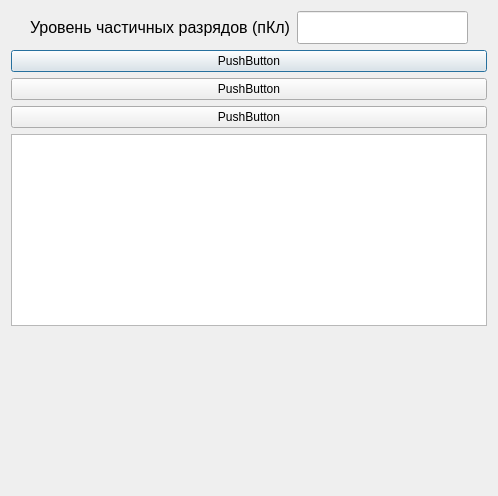
<?xml version="1.0" encoding="UTF-8"?>
<ui version="4.0">
 <class>Dialog</class>
 <widget class="QDialog" name="Dialog">
  <property name="geometry">
   <rect>
    <x>0</x>
    <y>0</y>
    <width>498</width>
    <height>496</height>
   </rect>
  </property>
  <property name="windowTitle">
   <string>Dialog</string>
  </property>
  <layout class="QVBoxLayout" name="verticalLayout">
   <item>
    <layout class="QHBoxLayout" name="horizontalLayout">
     <item>
      <spacer name="horizontalSpacer">
       <property name="orientation">
        <enum>Qt::Horizontal</enum>
       </property>
       <property name="sizeHint" stdset="0">
        <size>
         <width>40</width>
         <height>20</height>
        </size>
       </property>
      </spacer>
     </item>
     <item>
      <widget class="QLabel" name="label">
       <property name="font">
        <font>
         <pointsize>12</pointsize>
        </font>
       </property>
       <property name="text">
        <string>Уровень частичных разрядов (пКл)</string>
       </property>
      </widget>
     </item>
     <item>
      <widget class="QLineEdit" name="lineEdit">
       <property name="font">
        <font>
         <pointsize>16</pointsize>
        </font>
       </property>
      </widget>
     </item>
     <item>
      <spacer name="horizontalSpacer_2">
       <property name="orientation">
        <enum>Qt::Horizontal</enum>
       </property>
       <property name="sizeHint" stdset="0">
        <size>
         <width>40</width>
         <height>20</height>
        </size>
       </property>
      </spacer>
     </item>
    </layout>
   </item>
   <item>
    <widget class="QPushButton" name="pushButton">
     <property name="text">
      <string>PushButton</string>
     </property>
    </widget>
   </item>
   <item>
    <widget class="QPushButton" name="pushButton_2">
     <property name="text">
      <string>PushButton</string>
     </property>
    </widget>
   </item>
   <item>
    <widget class="QPushButton" name="pushButton_3">
     <property name="text">
      <string>PushButton</string>
     </property>
    </widget>
   </item>
   <item>
    <widget class="QTableView" name="tableView"/>
   </item>
   <item>
    <spacer name="verticalSpacer">
     <property name="orientation">
      <enum>Qt::Vertical</enum>
     </property>
     <property name="sizeHint" stdset="0">
      <size>
       <width>20</width>
       <height>40</height>
      </size>
     </property>
    </spacer>
   </item>
  </layout>
 </widget>
 <resources/>
 <connections/>
</ui>
